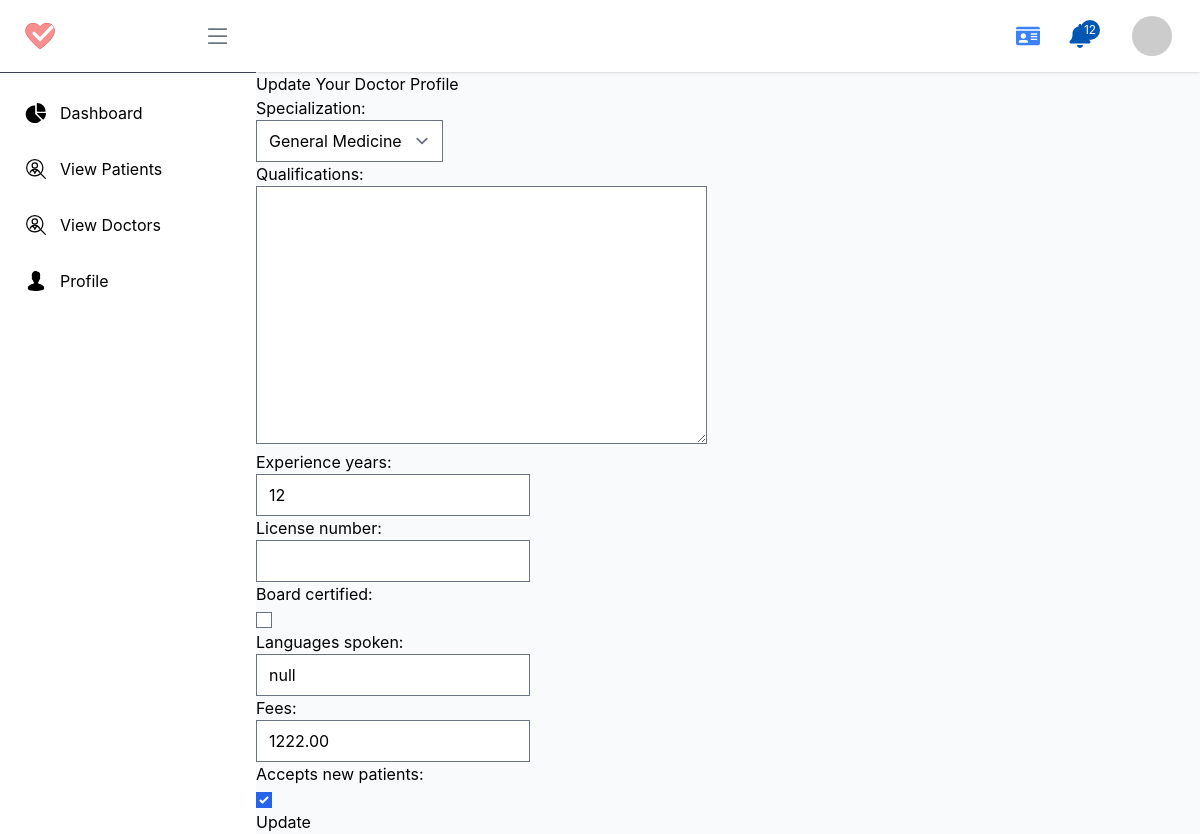
The app's page /m/d-profile/emily-smith-general_medicine/edit/ with its own data.
### doctor/models.py (models this page shows, shortened)
class DoctorProfile(models.Model):
    profile = models.OneToOneField(Profile, on_delete=models.CASCADE, related_name='doctor_profile')
    SPECIALIZATIONS = [
        ('general_medicine', 'General Medicine'),
        ('cardiology', 'Cardiology'),
        ('dermatology', 'Dermatology'),
        ('neurology', 'Neurology'),
        ('orthopedics', 'Orthopedics'),
        ('pediatrics', 'Pediatrics'),
        ('psychiatry', 'Psychiatry'),
        ('radiology', 'Radiology'),
        ('surgery', 'Surgery'),
        ('other', 'Other'),
    ]
    specialization = models.CharField(max_length=100, choices=SPECIALIZATIONS)
    qualifications = models.TextField(blank=True, null=True)
    experience_years = models.IntegerField()
    license_number = models.CharField(max_length=100, blank=True)
    board_certified = models.BooleanField(default=False)
    languages_spoken = models.JSONField(blank=True, null=True)
    star_rating = models.FloatField(null=True, blank=True)
    total_reviews =  models.IntegerField(null=True)
    fees = models.DecimalField(max_digits=10, decimal_places=2)
    accepts_new_patients = models.BooleanField(default=True)
    slug = models.SlugField(unique=True, blank=True)
    created_at = models.DateTimeField(auto_now_add=True)
    updated_at = models.DateTimeField(auto_now=True)

### home/views.py (the view)
# urls.py: path('m/d-profile/<slug:slug>/edit/', update_doctor_profile, name='doctor_profile_update'),
def update_doctor_profile(request, slug):
    profile = getattr(request.user, 'profile', None)
    doctor_profile = get_object_or_404(DoctorProfile, slug=slug)
    if request.method == 'POST':
        form = DoctorProfileForm(request.POST, instance=doctor_profile)
        if form.is_valid():
            form.save()
            return redirect('doctor_profile_detail', slug=doctor_profile.slug)
    else:
        form = DoctorProfileForm(instance=doctor_profile)
    return render(request, 'pages/management/d-profile_create.html', {'form': form, 'action': 'Update'})

### home/views.py
class DoctorProfileForm(forms.ModelForm):
    class Meta:
        model = DoctorProfile
        fields = [
            'specialization',
            'qualifications',
            'experience_years',
            'license_number',
            'board_certified',
            'languages_spoken',
            'fees',
            'accepts_new_patients',
        ]
        widgets = {
            'languages_spoken': forms.TextInput(attrs={
                'placeholder': 'e.g. ["English", "Nepali"]'
            }),
        }

### templates/pages/management/d-profile_create.html (shortened to what this page needs)
{% extends "pages/management/M_base.html" %}
{% block content %}
<h2>{{ action }} Your Doctor Profile</h2>
<form method="post">
    {% for field in form.visible_fields %}
        <div class="form-group">
            {{ field.label_tag }}<br>
            {{ field }}
        </div>
    {% endfor %}
    <button type="submit" class="btn btn-primary">{{ action }}</button>
</form>
{% endblock %}

### records on screen
DoctorProfile: visible_fields "General Medicine" "12" "null" "1222.00" "☑"

### other values on screen
{{ action }} "Update"
{{ field.label_tag }} "Specialization:" "Qualifications:" "Experience years:" "License number:" "Board certified:" "Languages spoken:" "Fees:" "Accepts new patients:"
